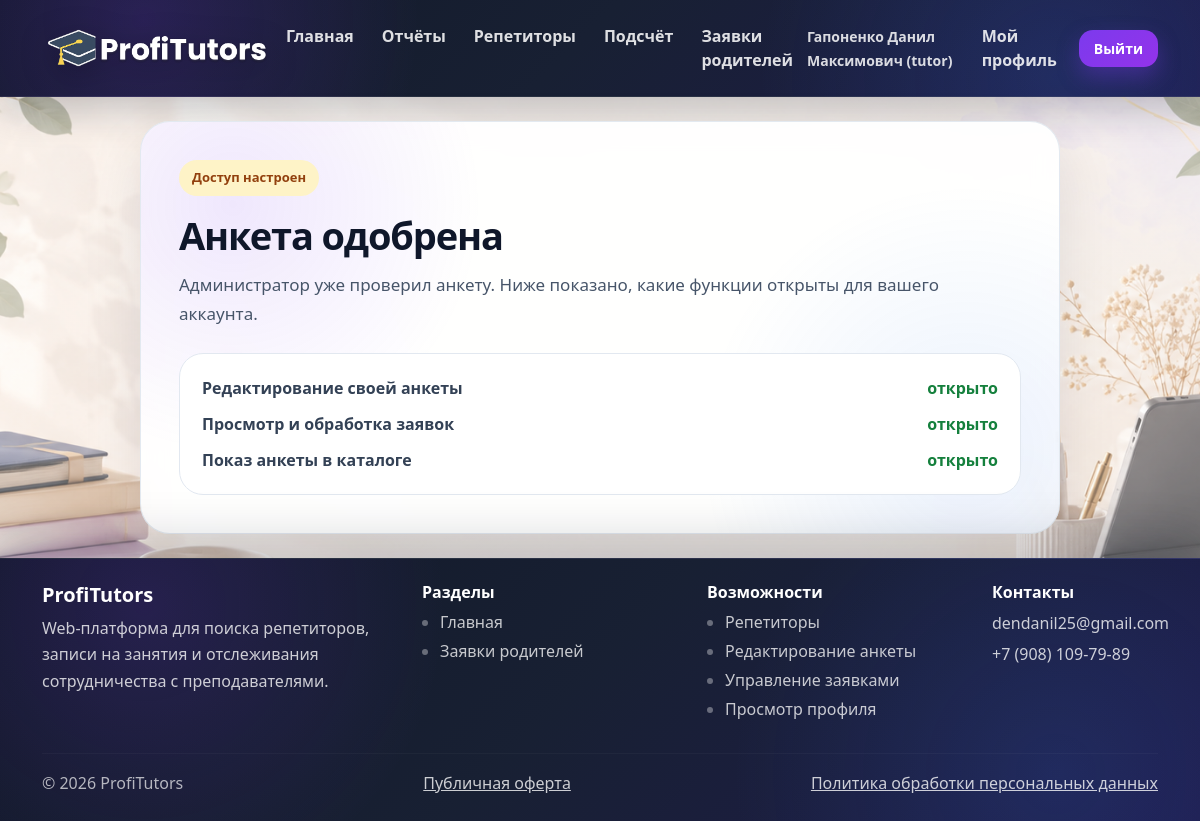
/tutor/moderation (signed in), run on the app's committed database.
### app.py (models this page shows)
class User(db.Model):
    __tablename__ = "users"
    id = db.Column(db.Integer, primary_key=True)
    name = db.Column(db.String(120), nullable=False)
    email = db.Column(db.String(180), nullable=False, unique=True)
    password_hash = db.Column(db.String(255), nullable=False)
    role = db.Column(db.String(20), nullable=False)
    tutor_status = db.Column(db.String(20), default="approved")
    can_edit_profile = db.Column(db.Boolean, default=True)
    can_receive_bookings = db.Column(db.Boolean, default=True)
    can_be_visible = db.Column(db.Boolean, default=True)
    is_hidden = db.Column(db.Boolean, default=False)
    admin_owner_id = db.Column(db.Integer, db.ForeignKey("users.id"), nullable=True)
    admin_owner_key = db.Column(db.String(20), nullable=True)
    telegram_chat_id = db.Column(db.String(40), nullable=True)
    telegram_link_code = db.Column(db.String(20), nullable=True, unique=True)
    email_verified = db.Column(db.Boolean, default=True)
    email_verification_code = db.Column(db.String(10), nullable=True)
    email_verification_expires = db.Column(db.DateTime, nullable=True)
    email_verification_sent_at = db.Column(db.DateTime, nullable=True)
    offer_accepted_at = db.Column(db.DateTime, nullable=True)
    pdn_consent_at = db.Column(db.DateTime, nullable=True)
    created_at = db.Column(db.DateTime, default=datetime.utcnow)
    tutor_profile = db.relationship(
        "TutorProfile",
        back_populates="user",
        uselist=False,
        cascade="all, delete-orphan",
    )

### app.py (the view)
@app.route("/tutor/moderation")
@login_required
@role_required("tutor")
def tutor_moderation():
    user = current_user()
    return render_template(
        "tutor_moderation.html",
        title="Модерация анкеты",
        tutor=user,
    )

### app.py (called while the page is built, shortened)
@app.context_processor
def inject_csrf_field():
    def csrf_field():
        return Markup(f'<input type="hidden" name="csrf_token" value="{generate_csrf()}">')
    return dict(csrf_field=csrf_field)

def ensure_daily_backup() -> None:
    global _backup_checked_date
    today = date.today()
    if _backup_checked_date == today:
        return

@app.context_processor
def report_template_helpers():
    return {
        "format_week_period": format_week_period,
        "payment_status_label": payment_status_label,
        "payment_status_badge": payment_status_badge,
        "payment_status_label_for_week": payment_status_label_for_week,
        "payment_status_badge_for_week": payment_status_badge_for_week,
        "report_is_published": report_is_published,
        "format_number": format_number,
        "format_money": format_money,
        "get_week_finance": get_week_finance,
        "get_parent_hour_price": get_parent_hour_price,
        "get_hidden_hour_rate": get_hidden_hour_rate,
        "hidden_rate_label": hidden_rate_label,
        "get_hidden_tutor_rate": get_hidden_tutor_rate,
    }

def current_user() -> Optional[User]:
    user_id = session.get("user_id")
    if not user_id:
        return None
    return db.session.get(User, user_id)

def get_nav_notification_counts(user: Optional[User]) -> dict:
    counts = {
        "parent_lessons": 0,
        "visible_reports": 0,
        "hidden_reports": 0,
    }
    if not user:
        return counts
    try:
        notifications = Notification.query.filter_by(
            user_id=user.id,
            is_read=False,
        ).all()
        for notification in notifications:
            group = notification_group(notification.type)
            if group in counts:
                counts[group] += 1
    except Exception:
        return counts
    return counts

@app.context_processor
def inject_user():
    user = current_user()
    return {
        "user": user,
        "nav_notifications": get_nav_notification_counts(user),
    }

def login_required(view):
    @wraps(view)
    def wrapped(*args, **kwargs):
        if not current_user():
            flash("Нужно войти в систему.", "warning")
            return redirect(url_for("login"))
        return view(*args, **kwargs)
    return wrapped

@app.before_request
def _daily_backup_hook():
    ensure_daily_backup()

### templates/tutor_moderation.html (shortened to what this page needs)
{% extends "base.html" %}
{% block content %}
<div class="moderation-page">
    <section class="moderation-card">
        {% if tutor.tutor_status == "blocked" %}
            <div class="moderation-label">Доступ ограничен</div>
            <h1 class="moderation-title">Анкета репетитора заблокирована</h1>
            <p class="moderation-text">
                Администратор временно ограничил доступ к функциям репетитора.
                Редактирование анкеты, показ в каталоге и работа с заявками сейчас недоступны.
            </p>
        {% elif tutor.tutor_status == "approved" %}
            <div class="moderation-label">Доступ настроен</div>
            <h1 class="moderation-title">Анкета одобрена</h1>
            <p class="moderation-text">
                Администратор уже проверил анкету. Ниже показано, какие функции открыты для вашего аккаунта.
            </p>
        {% endif %}
        <div class="access-box">
            <div class="access-item">
                <span>Редактирование своей анкеты</span>
                <span class="{{ 'access-yes' if tutor.can_edit_profile else 'access-no' }}">
                    {{ 'открыто' if tutor.can_edit_profile else 'закрыто' }}
                </span>
            </div>
            <div class="access-item">
                <span>Просмотр и обработка заявок</span>
                <span class="{{ 'access-yes' if tutor.can_receive_bookings else 'access-no' }}">
                    {{ 'открыто' if tutor.can_receive_bookings else 'закрыто' }}
                </span>
            </div>
            <div class="access-item">
                <span>Показ анкеты в каталоге</span>
                <span class="{{ 'access-yes' if tutor.can_be_visible else 'access-no' }}">
                    {{ 'открыто' if tutor.can_be_visible else 'закрыто' }}
                </span>
            </div>
        </div>
    </section>
</div>
{% endblock %}

### templates/base.html (shortened to what this page needs)
<!doctype html>
<html lang="ru">
<head>
  <link href="https://cdn.jsdelivr.net/npm/bootstrap@5.3.3/dist/css/bootstrap.min.css" rel="stylesheet">
  <link rel="stylesheet" href="{{ url_for('static', filename='css/styles.css') }}">
</head>
<body class="d-flex flex-column min-vh-100">
<nav class="navbar navbar-expand-lg navbar-dark">
  <div class="container">
    <a href="{{ url_for('index') }}" class="navbar-brand logo-link">
      <img
        src="{{ url_for('static', filename='img/logo.png') }}"
        alt="ProfiTutors"
        width="230"
        height="230"
        style="object-fit: contain; display:block;"
      >
    </a>
    <div class="collapse navbar-collapse" id="nav">
      <ul class="navbar-nav me-auto">
        <li class="nav-item">
          <a class="nav-link text-light" href="{{ url_for('index') }}">
            Главная
          </a>
        </li>
        {% if user and user.role == "tutor" and user.tutor_status == "approved" and not user.is_hidden %}
          <li class="nav-item">
            <a class="nav-link text-light nav-link-with-badge" href="{{ url_for('visible_tutor_reports') }}">
              Отчёты
            </a>
          </li>
          <li class="nav-item">
            <a class="nav-link text-light" href="{{ url_for('manage_hidden_assignments') }}">
              Репетиторы
            </a>
          </li>
          <li class="nav-item">
            <a class="nav-link text-light" href="{{ url_for('tutor_calculation') }}">
              Подсчёт
            </a>
          </li>
        {% endif %}
        {% if user and user.role == "admin" %}
          <li class="nav-item">
            <a class="nav-link text-light" href="{{ url_for('bookings') }}">
              Все заявки
            </a>
          </li>
        {% elif user and user.role == "tutor" and user.tutor_status == "approved" and user.can_receive_bookings and not user.is_hidden %}
          <li class="nav-item">
            <a class="nav-link text-light" href="{{ url_for('bookings') }}">
              Заявки родителей
            </a>
          </li>
        {% endif %}
      </ul>
      <ul class="navbar-nav align-items-center">
        {% if user %}
          <li class="nav-item me-2">
            <span class="navbar-text text-light small">
              {{ user.name }}
              {% if user.role == "admin" %}
                (admin)
              {% elif user.role == "tutor" %}
                (tutor)
              {% else %}
                (parent)
              {% endif %}
            </span>
          </li>
          {% if user.role == "tutor" and user.tutor_status == "approved" and user.can_edit_profile %}
            <li class="nav-item me-2">
              <a class="nav-link text-light" href="{{ url_for('edit_tutor_profile') }}">
                Мой профиль
              </a>
            </li>
          {% endif %}
          <li class="nav-item">
            <a class="btn btn-outline-light btn-sm" href="{{ url_for('logout') }}">
              Выйти
            </a>
          </li>
        {% endif %}
      </ul>
    </div>
  </div>
</nav>
<main class="container my-4 flex-grow-1">
  {% block content %}{% endblock %}
</main>
<footer class="site-footer mt-auto">
  <div class="container py-4">
    <div class="row g-4">
      <div class="col-md-4">
        <h5 class="footer-title">
          ProfiTutors
        </h5>
        <p class="footer-text">
          Web-платформа для поиска репетиторов,
          записи на занятия и отслеживания
          сотрудничества с преподавателями.
        </p>
      </div>
      <div class="col-md-3">
        <h6 class="footer-title">
          Разделы
        </h6>
        <ul class="footer-links">
          <li>
            <a href="{{ url_for('index') }}">
              Главная
            </a>
          </li>
          {% if user and user.role == "admin" %}
            <li>
              <a href="{{ url_for('bookings') }}">
                Все заявки
              </a>
            </li>
          {% elif user and user.role == "tutor" and user.tutor_status == "approved" and user.can_receive_bookings and not user.is_hidden %}
            <li>
              <a href="{{ url_for('bookings') }}">
                Заявки родителей
              </a>
            </li>
          {% endif %}
        </ul>
      </div>
      <div class="col-md-3">
        <h6 class="footer-title">
          Возможности
        </h6>
        <ul class="footer-links">
          {% if user and user.role == "tutor" and user.tutor_status == "approved" and not user.is_hidden %}
            <li>
              <a href="{{ url_for('manage_hidden_assignments') }}">
                Репетиторы
              </a>
            </li>
          {% endif %}
          {% if user and user.role == "tutor" and user.tutor_status == "approved" %}
            {% if user.can_edit_profile %}
              <li>
                <a href="{{ url_for('edit_tutor_profile') }}">
                  Редактирование анкеты
                </a>
              </li>
            {% endif %}
            {% if user.can_receive_bookings %}
              <li>
                <a href="{{ url_for('bookings') }}">
                  Управление заявками
                </a>
              </li>
            {% endif %}
            {% if user.can_be_visible %}
              <li>
                <a href="{{ url_for('tutor_profile', tutor_id=user.id) }}">
                  Просмотр профиля
                </a>
              </li>
            {% endif %}
          {% endif %}
        </ul>
      </div>
      <div class="col-md-2">
        <h6 class="footer-title">
          Контакты
        </h6>
        <p class="footer-text mb-1">
          dendanil25@gmail.com
        </p>
        <p class="footer-text">
          +7 (908) 109-79-89
        </p>
      </div>
    </div>
    <hr class="footer-line">
    <div class="d-flex flex-column flex-md-row justify-content-between align-items-center gap-2 footer-bottom">
      <span>
        © 2026 ProfiTutors
      </span>
      <a href="{{ url_for('public_offer') }}" class="footer-text">
        Публичная оферта
      </a>
      <a href="{{ url_for('privacy_policy') }}" class="footer-text">
        Политика обработки персональных данных
      </a>
    </div>
  </div>
</footer>
</body>
</html>

### templates/tutor_moderation.html (style rules this page uses)
.moderation-page { max-width: 920px; margin: 0 auto; }
.moderation-card { padding: 38px; border-radius: 30px; background: radial-gradient(circle at 10% 20%, rgba(124, 58, 237, 0.12), transparent 28%), radial-gradient(circle at 90% 80%, rgba(59, 130, 246, 0.10), transparent 30%), rgba(255, 255, 255, 0.94); border: 1px solid rgba(226, 232, 240, 0.95); box-shadow: 0 24px 60px rgba(15, 23, 42, 0.10); backdrop-filter: blur(12px); }
.moderation-label { display: inline-flex; align-items: center; padding: 8px 13px; border-radius: 999px; background: #fef3c7; color: #92400e; font-size: 13px; font-weight: 800; margin-bottom: 18px; }
.moderation-title { color: #0f172a; font-size: 38px; line-height: 1.15; font-weight: 850; letter-spacing: -0.03em; margin: 0 0 14px; }
.moderation-text { color: #475569; font-size: 17px; line-height: 1.7; margin: 0 0 22px; }
.access-box { display: grid; gap: 12px; margin-top: 24px; padding: 22px; border-radius: 24px; background: #ffffff; border: 1px solid #e2e8f0; }
.access-item { display: flex; justify-content: space-between; gap: 14px; color: #334155; font-weight: 700; }
.access-yes { color: #15803d; font-weight: 800; }

### data on the page
User: name "Гапоненко Данил Максимович", can_edit_profile "открыто", can_receive_bookings "открыто", can_be_visible "открыто"
